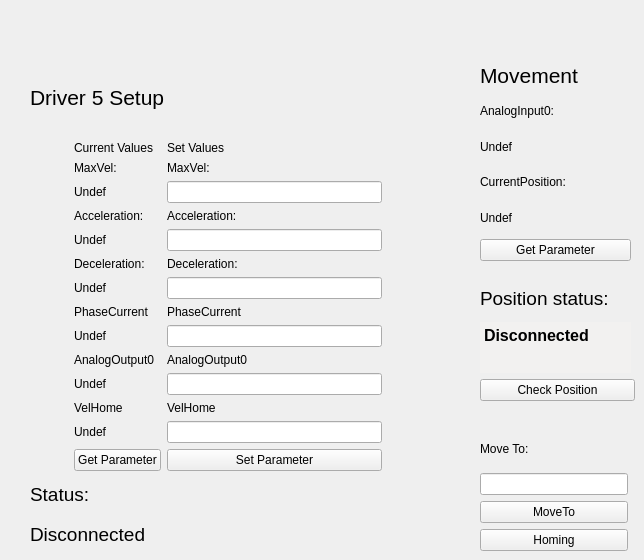
          <widget class="QWidget" name="tab_7">
           <attribute name="title">
            <string>5</string>
           </attribute>
           <attribute name="toolTip">
            <string>Driver 5 Setup and Movimentation</string>
           </attribute>
           <widget class="QWidget" name="layoutWidget_10">
            <property name="geometry">
             <rect>
              <x>480</x>
              <y>430</y>
              <width>148</width>
              <height>121</height>
             </rect>
            </property>
            <layout class="QVBoxLayout" name="verticalLayout_59">
             <item>
              <widget class="QLabel" name="label_225">
               <property name="text">
                <string>Move To:</string>
               </property>
              </widget>
             </item>
             <item>
              <widget class="QLineEdit" name="LineEditMoveToValue_5">
               <property name="toolTip">
                <string>Position to move driver 5</string>
               </property>
              </widget>
             </item>
             <item>
              <widget class="QPushButton" name="MoveTo_5">
               <property name="toolTip">
                <string>Move driver 5 to the position specified above</string>
               </property>
               <property name="text">
                <string>MoveTo</string>
               </property>
              </widget>
             </item>
             <item>
              <widget class="QPushButton" name="Homing_5">
               <property name="toolTip">
                <string>Execute the driver 5 homing procedure</string>
               </property>
               <property name="text">
                <string>Homing</string>
               </property>
              </widget>
             </item>
            </layout>
           </widget>
           <widget class="QWidget" name="layoutWidget_12">
            <property name="geometry">
             <rect>
              <x>480</x>
              <y>60</y>
              <width>151</width>
              <height>201</height>
             </rect>
            </property>
            <layout class="QVBoxLayout" name="verticalLayout_60">
             <item>
              <widget class="QLabel" name="label_228">
               <property name="font">
                <font>
                 <pointsize>16</pointsize>
                </font>
               </property>
               <property name="text">
                <string>Movement</string>
               </property>
              </widget>
             </item>
             <item>
              <widget class="QLabel" name="label_229">
               <property name="text">
                <string>AnalogInput0:</string>
               </property>
              </widget>
             </item>
             <item>
              <widget class="QLabel" name="LabelMovAnalogInput0_5">
               <property name="toolTip">
                <string>Current value of driver 5 AnalogInput(0)</string>
               </property>
               <property name="text">
                <string>Undef</string>
               </property>
              </widget>
             </item>
             <item>
              <widget class="QLabel" name="label_230">
               <property name="text">
                <string>CurrentPosition:</string>
               </property>
              </widget>
             </item>
             <item>
              <widget class="QLabel" name="LabelMovCurrentPosition_5">
               <property name="toolTip">
                <string>Current value of driver 5 CurrentPosition</string>
               </property>
               <property name="text">
                <string>Undef</string>
               </property>
              </widget>
             </item>
             <item>
              <widget class="QPushButton" name="GetParameterMov_5">
               <property name="toolTip">
                <string>Get position parameters of driver 5</string>
               </property>
               <property name="text">
                <string>Get Parameter</string>
               </property>
              </widget>
             </item>
            </layout>
           </widget>
           <widget class="QWidget" name="layoutWidget_11">
            <property name="geometry">
             <rect>
              <x>30</x>
              <y>60</y>
              <width>352</width>
              <height>491</height>
             </rect>
            </property>
            <layout class="QGridLayout" name="gridLayout_38">
             <item row="0" column="0" colspan="3">
              <widget class="QLabel" name="label_83">
               <property name="font">
                <font>
                 <pointsize>16</pointsize>
                </font>
               </property>
               <property name="text">
                <string>Driver 5 Setup</string>
               </property>
              </widget>
             </item>
             <item row="1" column="0">
              <layout class="QVBoxLayout" name="verticalLayout_12">
               <item>
                <widget class="QLabel" name="Images_5">
                 <property name="minimumSize">
                  <size>
                   <width>0</width>
                   <height>100</height>
                  </size>
                 </property>
                 <property name="maximumSize">
                  <size>
                   <width>200</width>
                   <height>150</height>
                  </size>
                 </property>
                 <property name="text">
                  <string/>
                 </property>
                 <property name="pixmap">
                  <pixmap resource="file.qrc">:/Driver.jpg</pixmap>
                 </property>
                 <property name="scaledContents">
                  <bool>true</bool>
                 </property>
                </widget>
               </item>
               <item>
                <widget class="QLabel" name="label_84">
                 <property name="text">
                  <string/>
                 </property>
                </widget>
               </item>
              </layout>
             </item>
             <item row="1" column="1">
              <widget class="QLabel" name="label_353">
               <property name="minimumSize">
                <size>
                 <width>25</width>
                 <height>0</height>
                </size>
               </property>
               <property name="text">
                <string/>
               </property>
              </widget>
             </item>
             <item row="1" column="2">
              <layout class="QGridLayout" name="gridLayout_16">
               <item row="0" column="0">
                <widget class="QLabel" name="label_85">
                 <property name="text">
                  <string>Current Values</string>
                 </property>
                </widget>
               </item>
               <item row="0" column="1">
                <widget class="QLabel" name="label_86">
                 <property name="text">
                  <string>Set Values</string>
                 </property>
                </widget>
               </item>
               <item row="1" column="0">
                <widget class="QLabel" name="label_87">
                 <property name="text">
                  <string>MaxVel:</string>
                 </property>
                </widget>
               </item>
               <item row="1" column="1">
                <widget class="QLabel" name="label_88">
                 <property name="text">
                  <string>MaxVel:</string>
                 </property>
                </widget>
               </item>
               <item row="2" column="0">
                <widget class="QLabel" name="LabelMaxVelSetup_5">
                 <property name="toolTip">
                  <string>Current value of driver 5 MaxVel</string>
                 </property>
                 <property name="text">
                  <string>Undef</string>
                 </property>
                </widget>
               </item>
               <item row="2" column="1">
                <widget class="QLineEdit" name="LineEditMaxVelSetup_5">
                 <property name="toolTip">
                  <string>&lt;html&gt;&lt;head/&gt;&lt;body&gt;&lt;p&gt;MaxVel of driver 5 to set&lt;/p&gt;&lt;/body&gt;&lt;/html&gt;</string>
                 </property>
                </widget>
               </item>
               <item row="3" column="0">
                <widget class="QLabel" name="label_89">
                 <property name="text">
                  <string>Acceleration:</string>
                 </property>
                </widget>
               </item>
               <item row="3" column="1">
                <widget class="QLabel" name="label_90">
                 <property name="text">
                  <string>Acceleration:</string>
                 </property>
                </widget>
               </item>
               <item row="4" column="0">
                <widget class="QLabel" name="LabelAccelerationSetup_5">
                 <property name="toolTip">
                  <string>Current value of driver 5 Acceleration</string>
                 </property>
                 <property name="text">
                  <string>Undef</string>
                 </property>
                </widget>
               </item>
               <item row="4" column="1">
                <widget class="QLineEdit" name="LineEditAccelerationSetup_5">
                 <property name="toolTip">
                  <string>&lt;html&gt;&lt;head/&gt;&lt;body&gt;&lt;p&gt;Acceleration of driver 5 to set&lt;/p&gt;&lt;/body&gt;&lt;/html&gt;</string>
                 </property>
                </widget>
               </item>
               <item row="5" column="0">
                <widget class="QLabel" name="label_91">
                 <property name="text">
                  <string>Deceleration:</string>
                 </property>
                </widget>
               </item>
               <item row="5" column="1">
                <widget class="QLabel" name="label_92">
                 <property name="text">
                  <string>Deceleration:</string>
                 </property>
                </widget>
               </item>
               <item row="6" column="0">
                <widget class="QLabel" name="LabelDecelerationSetup_5">
                 <property name="toolTip">
                  <string>Current value of driver 5 Deceleration</string>
                 </property>
                 <property name="text">
                  <string>Undef</string>
                 </property>
                </widget>
               </item>
               <item row="6" column="1">
                <widget class="QLineEdit" name="LineEditDecelerationSetup_5">
                 <property name="toolTip">
                  <string>&lt;html&gt;&lt;head/&gt;&lt;body&gt;&lt;p&gt;Deceleration of driver 5 to set&lt;/p&gt;&lt;/body&gt;&lt;/html&gt;</string>
                 </property>
                </widget>
               </item>
               <item row="7" column="0">
                <widget class="QLabel" name="label_93">
                 <property name="text">
                  <string>PhaseCurrent</string>
                 </property>
                </widget>
               </item>
               <item row="7" column="1">
                <widget class="QLabel" name="label_94">
                 <property name="text">
                  <string>PhaseCurrent</string>
                 </property>
                </widget>
               </item>
               <item row="8" column="0">
                <widget class="QLabel" name="LabelPhaseCurrentSetup_5">
                 <property name="toolTip">
                  <string>Current value of driver 5 PhaseCurrent</string>
                 </property>
                 <property name="text">
                  <string>Undef</string>
                 </property>
                </widget>
               </item>
               <item row="8" column="1">
                <widget class="QLineEdit" name="LineEditPhaseCurrentSetup_5">
                 <property name="toolTip">
                  <string>&lt;html&gt;&lt;head/&gt;&lt;body&gt;&lt;p&gt; PhaseCurrent of driver 5 to set&lt;/p&gt;&lt;/body&gt;&lt;/html&gt;</string>
                 </property>
                </widget>
               </item>
               <item row="9" column="0">
                <widget class="QLabel" name="label_95">
                 <property name="text">
                  <string>AnalogOutput0</string>
                 </property>
                </widget>
               </item>
               <item row="9" column="1">
                <widget class="QLabel" name="label_96">
                 <property name="text">
                  <string>AnalogOutput0</string>
                 </property>
                </widget>
               </item>
               <item row="10" column="0">
                <widget class="QLabel" name="LabelAnalogOutputSetup_5">
                 <property name="toolTip">
                  <string>Current value of driver 5 AnalogOutput(0)</string>
                 </property>
                 <property name="text">
                  <string>Undef</string>
                 </property>
                </widget>
               </item>
               <item row="10" column="1">
                <widget class="QLineEdit" name="LineEditAnalogOutputSetup_5">
                 <property name="toolTip">
                  <string>&lt;html&gt;&lt;head/&gt;&lt;body&gt;&lt;p&gt; AnalogOutput(0) of driver 5 to set&lt;/p&gt;&lt;/body&gt;&lt;/html&gt;</string>
                 </property>
                </widget>
               </item>
               <item row="11" column="0">
                <widget class="QLabel" name="label_354">
                 <property name="text">
                  <string>VelHome</string>
                 </property>
                </widget>
               </item>
               <item row="11" column="1">
                <widget class="QLabel" name="label_355">
                 <property name="text">
                  <string>VelHome</string>
                 </property>
                </widget>
               </item>
               <item row="12" column="0">
                <widget class="QLabel" name="LabelVelHomeSetup_5">
                 <property name="toolTip">
                  <string>Current value of driver 5 VelHome</string>
                 </property>
                 <property name="text">
                  <string>Undef</string>
                 </property>
                </widget>
               </item>
               <item row="12" column="1">
                <widget class="QLineEdit" name="LineEditVelHomeSetup_5">
                 <property name="toolTip">
                  <string>&lt;html&gt;&lt;head/&gt;&lt;body&gt;&lt;p&gt; AnalogOutput(0) of driver 5 to set&lt;/p&gt;&lt;/body&gt;&lt;/html&gt;</string>
                 </property>
                </widget>
               </item>
               <item row="13" column="0">
                <widget class="QPushButton" name="GetParameterDriver_5">
                 <property name="toolTip">
                  <string>&lt;html&gt;&lt;head/&gt;&lt;body&gt;&lt;p&gt;Get the current parameter of the driver 5&lt;/p&gt;&lt;/body&gt;&lt;/html&gt;</string>
                 </property>
                 <property name="text">
                  <string>Get Parameter</string>
                 </property>
                </widget>
               </item>
               <item row="13" column="1">
                <widget class="QPushButton" name="SetParameterDriver_5">
                 <property name="toolTip">
                  <string>&lt;html&gt;&lt;head/&gt;&lt;body&gt;&lt;p&gt;Set parameter of driver 5. Nota bene: in order to accomplished the command you have to set all the fields above.&lt;/p&gt;&lt;/body&gt;&lt;/html&gt;</string>
                 </property>
                 <property name="text">
                  <string>Set Parameter</string>
                 </property>
                </widget>
               </item>
              </layout>
             </item>
             <item row="2" column="0" colspan="3">
              <layout class="QVBoxLayout" name="verticalLayout_13">
               <item>
                <widget class="QLabel" name="label_97">
                 <property name="font">
                  <font>
                   <pointsize>14</pointsize>
                  </font>
                 </property>
                 <property name="text">
                  <string>Status:</string>
                 </property>
                </widget>
               </item>
               <item>
                <widget class="QLabel" name="LabelStatusDriver5">
                 <property name="font">
                  <font>
                   <pointsize>14</pointsize>
                  </font>
                 </property>
                 <property name="toolTip">
                  <string>Driver 5 Status</string>
                 </property>
                 <property name="text">
                  <string>Disconnected</string>
                 </property>
                </widget>
               </item>
              </layout>
             </item>
            </layout>
           </widget>
           <widget class="QWidget" name="layoutWidget_45">
            <property name="geometry">
             <rect>
              <x>480</x>
              <y>280</y>
              <width>155</width>
              <height>121</height>
             </rect>
            </property>
            <layout class="QVBoxLayout" name="verticalLayout_82">
             <item>
              <layout class="QVBoxLayout" name="verticalLayout_38">
               <item>
                <widget class="QLabel" name="label_309">
                 <property name="font">
                  <font>
                   <pointsize>14</pointsize>
                  </font>
                 </property>
                 <property name="text">
                  <string>Position status:</string>
                 </property>
                </widget>
               </item>
               <item>
                <widget class="QTextEdit" name="LabelPositionStatus_5">
                 <property name="maximumSize">
                  <size>
                   <width>151</width>
                   <height>51</height>
                  </size>
                 </property>
                 <property name="palette">
                  <palette>
                   <active>
                    <colorrole role="Base">
                     <brush brushstyle="SolidPattern">
                      <color alpha="255">
                       <red>242</red>
                       <green>241</green>
                       <blue>240</blue>
                      </color>
                     </brush>
                    </colorrole>
                   </active>
                   <inactive>
                    <colorrole role="Base">
                     <brush brushstyle="SolidPattern">
                      <color alpha="255">
                       <red>242</red>
                       <green>241</green>
                       <blue>240</blue>
                      </color>
                     </brush>
                    </colorrole>
                   </inactive>
                   <disabled>
                    <colorrole role="Base">
                     <brush brushstyle="SolidPattern">
                      <color alpha="255">
                       <red>255</red>
                       <green>255</green>
                       <blue>255</blue>
                      </color>
                     </brush>
                    </colorrole>
                   </disabled>
                  </palette>
                 </property>
                 <property name="font">
                  <font>
                   <pointsize>12</pointsize>
                   <weight>75</weight>
                   <bold>true</bold>
                  </font>
                 </property>
                 <property name="toolTip">
                  <string>&lt;html&gt;&lt;head/&gt;&lt;body&gt;&lt;p&gt;&lt;span style=&quot; font-size:11pt; font-weight:400;&quot;&gt;Here is printed the correspondence between the estimated position and the CurrentPosition of the driver 5.&lt;/span&gt;&lt;/p&gt;&lt;/body&gt;&lt;/html&gt;</string>
                 </property>
                 <property name="frameShape">
                  <enum>QFrame::NoFrame</enum>
                 </property>
                 <property name="html">
                  <string>&lt;!DOCTYPE HTML PUBLIC &quot;-//W3C//DTD HTML 4.0//EN&quot; &quot;http://www.w3.org/TR/REC-html40/strict.dtd&quot;&gt;
&lt;html&gt;&lt;head&gt;&lt;meta name=&quot;qrichtext&quot; content=&quot;1&quot; /&gt;&lt;style type=&quot;text/css&quot;&gt;
p, li { white-space: pre-wrap; }
&lt;/style&gt;&lt;/head&gt;&lt;body style=&quot; font-family:'.SF NS Text'; font-size:12pt; font-weight:600; font-style:normal;&quot;&gt;
&lt;p style=&quot; margin-top:0px; margin-bottom:0px; margin-left:0px; margin-right:0px; -qt-block-indent:0; text-indent:0px;&quot;&gt;&lt;span style=&quot; font-family:'Ubuntu';&quot;&gt;Disconnected&lt;/span&gt;&lt;/p&gt;&lt;/body&gt;&lt;/html&gt;</string>
                 </property>
                 <property name="textInteractionFlags">
                  <set>Qt::TextSelectableByMouse</set>
                 </property>
                </widget>
               </item>
              </layout>
             </item>
             <item>
              <widget class="QPushButton" name="CheckPositionButton_5">
               <property name="toolTip">
                <string>&lt;html&gt;&lt;head/&gt;&lt;body&gt;&lt;p&gt;Verify the correspondence between the estimated position and the current position of the driver 5.&lt;/p&gt;&lt;/body&gt;&lt;/html&gt;</string>
               </property>
               <property name="text">
                <string>Check Position</string>
               </property>
              </widget>
             </item>
            </layout>
           </widget>
          </widget>
